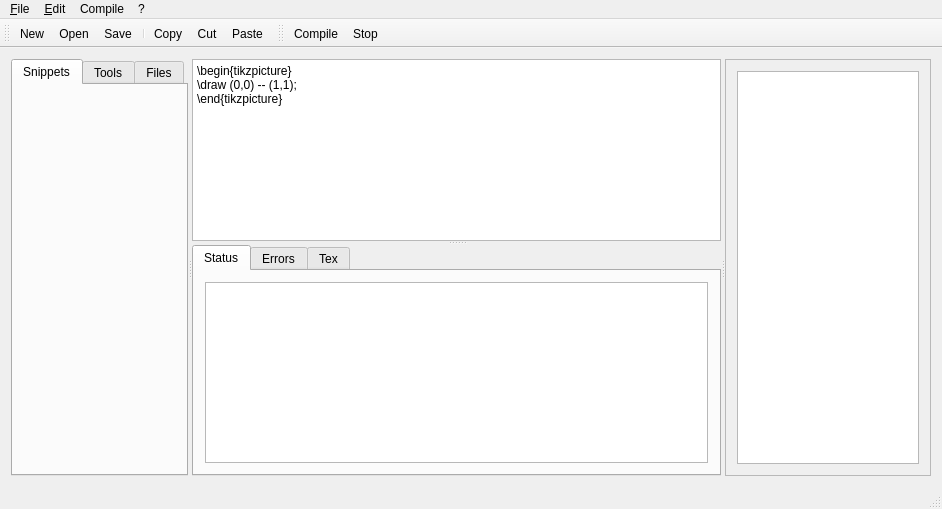
<?xml version="1.0" encoding="UTF-8"?>
<ui version="4.0">
 <class>MainWindow</class>
 <widget class="QMainWindow" name="MainWindow">
  <property name="geometry">
   <rect>
    <x>0</x>
    <y>0</y>
    <width>942</width>
    <height>509</height>
   </rect>
  </property>
  <property name="windowTitle">
   <string>MainWindow</string>
  </property>
  <widget class="QWidget" name="centralWidget">
   <layout class="QHBoxLayout" name="horizontalLayout">
    <item>
     <widget class="QSplitter" name="splitter_2">
      <property name="sizePolicy">
       <sizepolicy hsizetype="Expanding" vsizetype="Preferred">
        <horstretch>0</horstretch>
        <verstretch>0</verstretch>
       </sizepolicy>
      </property>
      <property name="orientation">
       <enum>Qt::Horizontal</enum>
      </property>
      <widget class="QTabWidget" name="tabWidget">
       <property name="currentIndex">
        <number>0</number>
       </property>
       <widget class="QWidget" name="tab">
        <attribute name="title">
         <string>Snippets</string>
        </attribute>
       </widget>
       <widget class="QWidget" name="tab_6">
        <attribute name="title">
         <string>Tools</string>
        </attribute>
       </widget>
       <widget class="QWidget" name="tab_2">
        <attribute name="title">
         <string>Files</string>
        </attribute>
       </widget>
      </widget>
      <widget class="QSplitter" name="splitter">
       <property name="sizePolicy">
        <sizepolicy hsizetype="Preferred" vsizetype="Expanding">
         <horstretch>1</horstretch>
         <verstretch>0</verstretch>
        </sizepolicy>
       </property>
       <property name="orientation">
        <enum>Qt::Vertical</enum>
       </property>
       <widget class="MyCodeEditor" name="txtCode">
        <property name="plainText">
         <string>\begin{tikzpicture}
\draw (0,0) -- (1,1);
\end{tikzpicture}</string>
        </property>
       </widget>
       <widget class="QTabWidget" name="tabWidget_2">
        <property name="currentIndex">
         <number>0</number>
        </property>
        <widget class="QWidget" name="tab_3">
         <attribute name="title">
          <string>Status</string>
         </attribute>
         <layout class="QHBoxLayout" name="horizontalLayout_3">
          <item>
           <widget class="QPlainTextEdit" name="txtStatus"/>
          </item>
         </layout>
        </widget>
        <widget class="QWidget" name="tab_4">
         <attribute name="title">
          <string>Errors</string>
         </attribute>
         <layout class="QVBoxLayout" name="verticalLayout">
          <item>
           <widget class="QListView" name="lstErrors"/>
          </item>
         </layout>
        </widget>
        <widget class="QWidget" name="tab_5">
         <attribute name="title">
          <string>Tex</string>
         </attribute>
         <layout class="QVBoxLayout" name="verticalLayout_2">
          <item>
           <widget class="QPlainTextEdit" name="txtTexOutput"/>
          </item>
         </layout>
        </widget>
       </widget>
      </widget>
      <widget class="QScrollArea" name="scroll">
       <property name="sizePolicy">
        <sizepolicy hsizetype="Expanding" vsizetype="Expanding">
         <horstretch>1</horstretch>
         <verstretch>0</verstretch>
        </sizepolicy>
       </property>
       <property name="widgetResizable">
        <bool>true</bool>
       </property>
       <widget class="QWidget" name="scrollAreaWidgetContents">
        <property name="geometry">
         <rect>
          <x>0</x>
          <y>0</y>
          <width>208</width>
          <height>408</height>
         </rect>
        </property>
        <layout class="QHBoxLayout" name="horizontalLayout_2">
         <item>
          <widget class="QGraphicsView" name="imgView">
           <property name="verticalScrollBarPolicy">
            <enum>Qt::ScrollBarAlwaysOff</enum>
           </property>
           <property name="horizontalScrollBarPolicy">
            <enum>Qt::ScrollBarAlwaysOff</enum>
           </property>
           <property name="sizeAdjustPolicy">
            <enum>QAbstractScrollArea::AdjustToContents</enum>
           </property>
          </widget>
         </item>
        </layout>
       </widget>
      </widget>
     </widget>
    </item>
   </layout>
  </widget>
  <widget class="QMenuBar" name="menuBar">
   <property name="geometry">
    <rect>
     <x>0</x>
     <y>0</y>
     <width>942</width>
     <height>20</height>
    </rect>
   </property>
   <widget class="QMenu" name="menu_File">
    <property name="title">
     <string>&amp;File</string>
    </property>
    <addaction name="actionOpen"/>
    <addaction name="actionSave"/>
    <addaction name="actionSave_As"/>
    <addaction name="separator"/>
    <addaction name="actionQuit"/>
   </widget>
   <widget class="QMenu" name="menu_Edit">
    <property name="title">
     <string>&amp;Edit</string>
    </property>
   </widget>
   <widget class="QMenu" name="menuCompile">
    <property name="title">
     <string>Compile</string>
    </property>
    <addaction name="actionCompile"/>
    <addaction name="actionStop"/>
    <addaction name="action_Re_Compile_Headers"/>
   </widget>
   <widget class="QMenu" name="menu">
    <property name="title">
     <string>?</string>
    </property>
    <addaction name="actionTikz_Manual"/>
    <addaction name="actionTikzEdt_Online_Help"/>
    <addaction name="separator"/>
    <addaction name="actionCheck_for_new_Version"/>
    <addaction name="separator"/>
    <addaction name="actionAbout"/>
   </widget>
   <addaction name="menu_File"/>
   <addaction name="menu_Edit"/>
   <addaction name="menuCompile"/>
   <addaction name="menu"/>
  </widget>
  <widget class="QToolBar" name="mainToolBar">
   <attribute name="toolBarArea">
    <enum>TopToolBarArea</enum>
   </attribute>
   <attribute name="toolBarBreak">
    <bool>false</bool>
   </attribute>
   <addaction name="actionNew"/>
   <addaction name="actionOpen"/>
   <addaction name="actionSave"/>
   <addaction name="separator"/>
   <addaction name="actionCopy"/>
   <addaction name="actionCut"/>
   <addaction name="actionPaste"/>
  </widget>
  <widget class="QStatusBar" name="statusBar"/>
  <widget class="QToolBar" name="toolBar">
   <property name="windowTitle">
    <string>toolBar</string>
   </property>
   <attribute name="toolBarArea">
    <enum>TopToolBarArea</enum>
   </attribute>
   <attribute name="toolBarBreak">
    <bool>false</bool>
   </attribute>
   <addaction name="actionCompile"/>
   <addaction name="actionStop"/>
  </widget>
  <action name="actionOpen">
   <property name="icon">
    <iconset resource="TEResources.qrc">
     <normaloff>:/icons/images/16x16/actions/document-open.png</normaloff>:/icons/images/16x16/actions/document-open.png</iconset>
   </property>
   <property name="text">
    <string>Open...</string>
   </property>
   <property name="toolTip">
    <string>Open File</string>
   </property>
   <property name="shortcut">
    <string>Ctrl+O</string>
   </property>
  </action>
  <action name="actionQuit">
   <property name="icon">
    <iconset resource="TEResources.qrc">
     <normaloff>:/icons/images/16x16/actions/system-log-out.png</normaloff>:/icons/images/16x16/actions/system-log-out.png</iconset>
   </property>
   <property name="text">
    <string>Quit</string>
   </property>
  </action>
  <action name="actionSave">
   <property name="icon">
    <iconset resource="TEResources.qrc">
     <normaloff>:/icons/images/16x16/actions/document-save.png</normaloff>:/icons/images/16x16/actions/document-save.png</iconset>
   </property>
   <property name="text">
    <string>Save</string>
   </property>
   <property name="shortcut">
    <string>Ctrl+S</string>
   </property>
  </action>
  <action name="actionSave_As">
   <property name="icon">
    <iconset resource="TEResources.qrc">
     <normaloff>:/icons/images/16x16/actions/document-save-as.png</normaloff>:/icons/images/16x16/actions/document-save-as.png</iconset>
   </property>
   <property name="text">
    <string>Save As...</string>
   </property>
  </action>
  <action name="actionNew">
   <property name="icon">
    <iconset resource="TEResources.qrc">
     <normaloff>:/icons/images/16x16/actions/document-new.png</normaloff>:/icons/images/16x16/actions/document-new.png</iconset>
   </property>
   <property name="text">
    <string>New</string>
   </property>
   <property name="shortcut">
    <string>Ctrl+N</string>
   </property>
  </action>
  <action name="actionCut">
   <property name="icon">
    <iconset resource="TEResources.qrc">
     <normaloff>:/icons/images/16x16/actions/edit-cut.png</normaloff>:/icons/images/16x16/actions/edit-cut.png</iconset>
   </property>
   <property name="text">
    <string>Cut</string>
   </property>
  </action>
  <action name="actionCopy">
   <property name="icon">
    <iconset resource="TEResources.qrc">
     <normaloff>:/icons/images/16x16/actions/edit-copy.png</normaloff>:/icons/images/16x16/actions/edit-copy.png</iconset>
   </property>
   <property name="text">
    <string>Copy</string>
   </property>
  </action>
  <action name="actionPaste">
   <property name="icon">
    <iconset resource="TEResources.qrc">
     <normaloff>:/icons/images/16x16/actions/edit-paste.png</normaloff>:/icons/images/16x16/actions/edit-paste.png</iconset>
   </property>
   <property name="text">
    <string>Paste</string>
   </property>
  </action>
  <action name="action_Re_Compile_Headers">
   <property name="text">
    <string>(Re-)Compile Headers</string>
   </property>
   <property name="toolTip">
    <string>&lt;html&gt;&lt;head/&gt;&lt;body&gt;&lt;p&gt;Generate the precompiled header files &lt;/p&gt;&lt;p&gt;used to compile the Tikzpicture&lt;/p&gt;&lt;/body&gt;&lt;/html&gt;</string>
   </property>
  </action>
  <action name="actionCompile">
   <property name="icon">
    <iconset resource="TEResources.qrc">
     <normaloff>:/icons/images/16x16/actions/media-playback-start.png</normaloff>:/icons/images/16x16/actions/media-playback-start.png</iconset>
   </property>
   <property name="text">
    <string>Compile</string>
   </property>
   <property name="toolTip">
    <string>Run Latex to compile the document</string>
   </property>
   <property name="shortcut">
    <string>F5</string>
   </property>
  </action>
  <action name="actionStop">
   <property name="icon">
    <iconset resource="TEResources.qrc">
     <normaloff>:/icons/images/16x16/actions/process-stop.png</normaloff>:/icons/images/16x16/actions/process-stop.png</iconset>
   </property>
   <property name="text">
    <string>Stop</string>
   </property>
   <property name="toolTip">
    <string>Stop Compilation</string>
   </property>
  </action>
  <action name="actionAbout">
   <property name="text">
    <string>About...</string>
   </property>
  </action>
  <action name="actionTikz_Manual">
   <property name="text">
    <string>Tikz Manual</string>
   </property>
  </action>
  <action name="actionTikzEdt_Online_Help">
   <property name="text">
    <string>TikzEdt Online Help</string>
   </property>
  </action>
  <action name="actionCheck_for_new_Version">
   <property name="text">
    <string>Check for new Version</string>
   </property>
  </action>
 </widget>
 <layoutdefault spacing="6" margin="11"/>
 <customwidgets>
  <customwidget>
   <class>MyCodeEditor</class>
   <extends>QPlainTextEdit</extends>
   <header>mycodeeditor.h</header>
  </customwidget>
 </customwidgets>
 <resources>
  <include location="TEResources.qrc"/>
 </resources>
 <connections/>
</ui>
